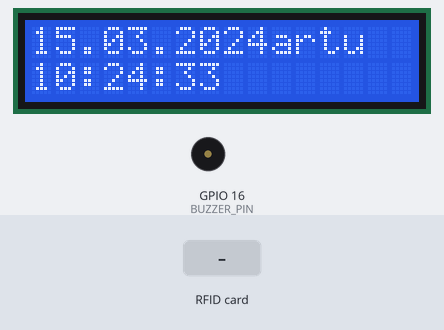
A sketch run on a simulated ESP32. Parts: 16×2 character LCD, buzzer (waves = sounding, pin HIGH). The test bench sets the inputs (shaded band). WiFi joins after 1.5 s; servers stay silent unless stated; network time is answered at once with the bench clock; uploads are accepted with an empty reply; the local clock reads 2024-03-15 10:24:30 at power-on unless the sketch sets it; web services answer with replies made up by the test bench; what the sketch prints to the serial monitor is not drawn.

Above: at 3.3 s.
3.4 s: RFID card 12 34 56 78 90 00 held to the reader
At 4.1 s:
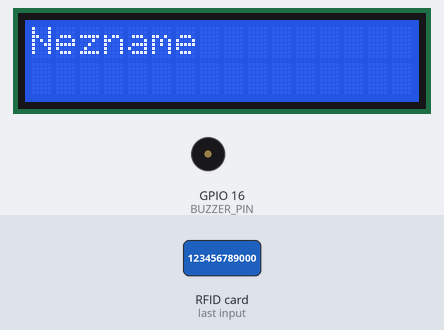
5.0 s: RFID card A3 E0 DF 2C held to the reader
At 6.0 s:
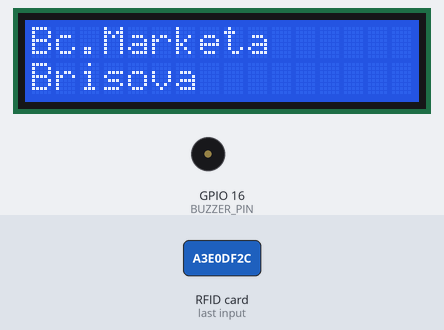
6.6 s: RFID card 5E 7A 19 C4 held to the reader
At 13.8 s:
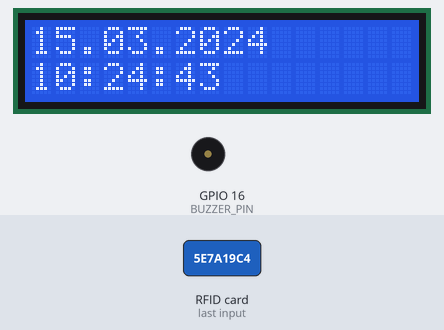
Timing chart, 0 to 14.2 s (numbered marks = the images above; inputs shaded):
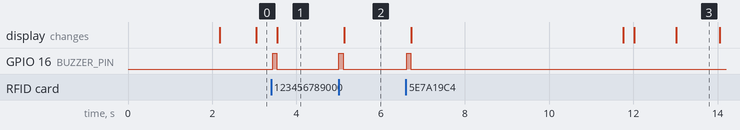

The sketch:

esp32_RFID.ino
```cpp
#include <SPI.h>
#include <MFRC522.h>
#include <LiquidCrystal_I2C.h>
#include <WiFi.h>
#include <HTTPClient.h>
#include <NTPClient.h>
#include <WiFiUdp.h>
#include <time.h>


WiFiUDP ntpUDP;
NTPClient timeClient(ntpUDP, "pool.ntp.org", 3600, 60000); // 3600 = časový posun na Slovensku (UTC+1), 60000 = synchronizácia každú minútu

unsigned long lastDisplayTime = 0;
bool showingName = false;


#define SS_PIN 5
#define RST_PIN 22
#define BUZZER_PIN 16

MFRC522 mfrc522(SS_PIN, RST_PIN);
LiquidCrystal_I2C lcd(0x27, 16, 2);

// WiFi
const char* ssid = "iPhone";
const char* password = "123456789000";

// Telegram
String telegramToken = "7969960838:AAFCGwY-zIgRupyLKUA0GMcDmtewNKiCuTA";
String chatId = "5650127102";

#define MAX_LOGS 10
String logs[MAX_LOGS];
int logIndex = 0;

// Lokálny PHP server
const char* serverUrl = "http://rabcan.home.sk/insertRFID.php";

// Lokálna "databáza" používateľov
struct User {
  String cardID;
  String meno;
  String priezvisko;
};

User users[] = {
  {"A3E0DF2C", "Bc.Marketa", "Brisova"},
  {"3305FC2C", "Bc.Janka", "Bernatakova"},
  {"D5C17130", "Liana", "Brisova"}
};

const int numUsers = sizeof(users) / sizeof(users[0]);

void setup() {
  Serial.begin(115200);
  SPI.begin();
  mfrc522.PCD_Init();

  lcd.init();
  lcd.backlight();
  pinMode(BUZZER_PIN, OUTPUT);

  lcd.print("Skenujte kartu");

  WiFi.begin(ssid, password);
  while (WiFi.status() != WL_CONNECTED) {
    delay(1000);
    Serial.println("Pripajam sa na WiFi...");
  }
  Serial.println("WiFi pripojene");
  timeClient.begin();

}

void loop() {
  timeClient.update();

  if (!showingName) {
    // Získaj aktuálny čas
    time_t rawTime = timeClient.getEpochTime();
    struct tm * timeInfo = localtime(&rawTime);

    lcd.setCursor(0, 0);
    lcd.print((timeInfo->tm_mday < 10 ? "0" : "") + String(timeInfo->tm_mday) + ".");
    lcd.print((timeInfo->tm_mon + 1 < 10 ? "0" : "") + String(timeInfo->tm_mon + 1) + ".");
    lcd.print(String(timeInfo->tm_year + 1900));

    lcd.setCursor(0, 1);
    lcd.print(timeClient.getFormattedTime()); // zobrazí HH:MM:SS
  } else {
    if (millis() - lastDisplayTime > 5000) { // ak uplynulo 5 sekúnd
      showingName = false;
      lcd.clear();
      // Hneď obnov dátum a čas
      time_t rawTime = timeClient.getEpochTime();
      struct tm * timeInfo = localtime(&rawTime);

      lcd.setCursor(0, 0);
      lcd.print((timeInfo->tm_mday < 10 ? "0" : "") + String(timeInfo->tm_mday) + ".");
      lcd.print((timeInfo->tm_mon + 1 < 10 ? "0" : "") + String(timeInfo->tm_mon + 1) + ".");
      lcd.print(String(timeInfo->tm_year + 1900));

      lcd.setCursor(0, 1);
      lcd.print(timeClient.getFormattedTime());
    }
  }

  if (mfrc522.PICC_IsNewCardPresent() && mfrc522.PICC_ReadCardSerial()) {
    String cardID = "";
    for (byte i = 0; i < mfrc522.uid.size; i++) {
      cardID += String(mfrc522.uid.uidByte[i] < 0x10 ? "0" : "");
      cardID += String(mfrc522.uid.uidByte[i], HEX);
    }
    cardID.toUpperCase();

    Serial.println("ID karty: " + cardID);

    // Pípnutie buzzera
    digitalWrite(BUZZER_PIN, HIGH);
    delay(100);
    digitalWrite(BUZZER_PIN, LOW);

    String meno = "Nezname";
    String priezvisko = "";

    for (int i = 0; i < numUsers; i++) {
      if (users[i].cardID.equalsIgnoreCase(cardID)) {
        meno = users[i].meno;
        priezvisko = users[i].priezvisko;
        break;
      }
    }

    lcd.clear();
    lcd.setCursor(0, 0);
    lcd.print(meno);
    lcd.setCursor(0, 1);
    lcd.print(priezvisko);

    showingName = true;
    lastDisplayTime = millis(); // zapamätaj si čas zobrazenia mena

    Serial.println("Meno: " + meno);
    Serial.println("Priezvisko: " + priezvisko);

    sendDataToServer(cardID, meno, priezvisko);

    // Zaznamenaj do zoznamu
    String zaznam = meno + " " + priezvisko + " – " + cardID;
    logs[logIndex] = zaznam;
    logIndex = (logIndex + 1) % MAX_LOGS;

    // Odošli na Telegram
    String sprava = "💳 " + meno + " " + priezvisko + " práve priložil/a kartu.";
    sendTelegramMessage(sprava);

    mfrc522.PICC_HaltA();
    mfrc522.PCD_StopCrypto1();
  }
}


void sendDataToServer(String cardID, String meno, String priezvisko) {
  if (WiFi.status() == WL_CONNECTED) {
    HTTPClient http;
    http.begin(serverUrl);
    http.addHeader("Content-Type", "application/x-www-form-urlencoded");

    String postData = "meno=" + meno + "&priezvisko=" + priezvisko + "&cardID=" + cardID;
    Serial.println("POST data: " + postData);

    int httpResponseCode = http.POST(postData);

    if (httpResponseCode > 0) {
      Serial.print("HTTP kód: ");
      Serial.println(httpResponseCode);
      String odpoved = http.getString();
      Serial.println("Server odpovedal: " + odpoved);
    } else {
      Serial.print("HTTP chyba: ");
      Serial.println(httpResponseCode);
    }
    http.end();
  } else {
    Serial.println("WiFi nie je pripojená");
  }
}

void sendTelegramMessage(String message) {
  if (WiFi.status() == WL_CONNECTED) {
    HTTPClient http;
    String url = "https://api.telegram.org/bot" + telegramToken +
                 "/sendMessage?chat_id=" + chatId +
                 "&text=" + urlencode(message);
    http.begin(url);
    int httpCode = http.GET();
    if (httpCode > 0) {
      Serial.println("✅ Telegram správa odoslaná");
    } else {
      Serial.println("❌ Chyba pri odosielaní na Telegram");
    }
    http.end();
  }
}

void checkTelegramCommands() {
  if (WiFi.status() == WL_CONNECTED) {
    HTTPClient http;
    String url = "https://api.telegram.org/bot" + telegramToken + "/getUpdates";
    http.begin(url);
    int httpCode = http.GET();
    if (httpCode == 200) {
      String payload = http.getString();
      if (payload.indexOf("/zoznam") >= 0) {
        String zoznam = "📋 Posledné záznamy:\n";
        for (int i = 0; i < MAX_LOGS; i++) {
          int idx = (logIndex + i) % MAX_LOGS;
          if (logs[idx] != "") {
            zoznam += String(i + 1) + ". " + logs[idx] + "\n";
          }
        }
        sendTelegramMessage(zoznam);
      }
    }
    http.end();
  }
}

// Pomocná funkcia na URL encoding (Telegram potrebuje)
String urlencode(String str) {
  String encoded = "";
  char c;
  char code0, code1;
  for (int i = 0; i < str.length(); i++) {
    c = str.charAt(i);
    if (isalnum(c)) {
      encoded += c;
    } else {
      code1 = (c & 0xf) + '0';
      if ((c & 0xf) > 9) code1 = (c & 0xf) - 10 + 'A';
      code0 = ((c >> 4) & 0xf) + '0';
      if (((c >> 4) & 0xf) > 9) code0 = ((c >> 4) & 0xf) - 10 + 'A';
      encoded += '%';
      encoded += code0;
      encoded += code1;
    }
  }
  return encoded;
}
```

Measured:
- after the input at 3.4 s, GPIO 16 (BUZZER_PIN): LOW → HIGH at once, → LOW 0.10 s later; the display: changes after 0.15 s (image 1)
- after the input at 5.0 s, GPIO 16 (BUZZER_PIN): LOW → HIGH at once, → LOW 0.10 s later; the display: changes after 0.13 s (image 2)
- after the input at 6.6 s, GPIO 16 (BUZZER_PIN): LOW → HIGH at once, → LOW 0.10 s later; the display: first changes after 0.13 s (image 3 shows a later state)
- what the display in image 3 shows lasts 1.0 s, from 13.0 s to 14.0 s
